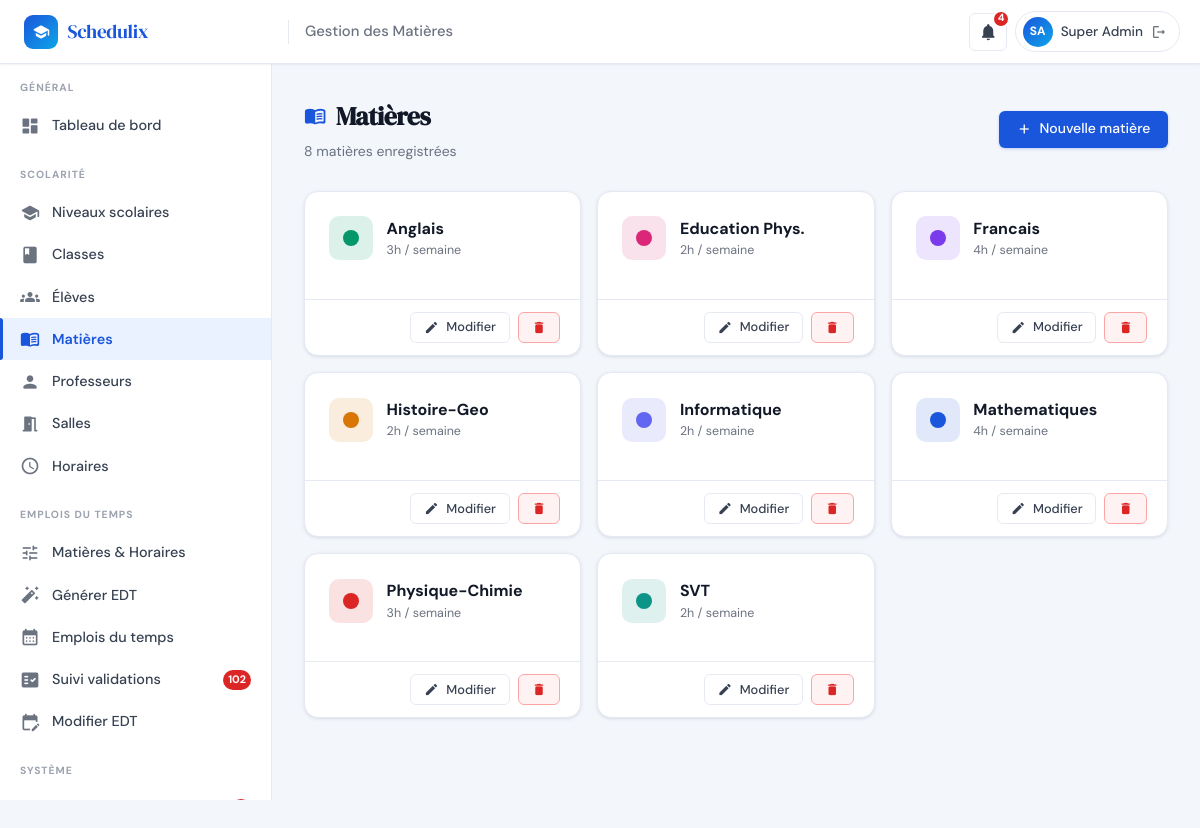
The app's page /admin/matieres.php (signed in) with its own data.
### tables this page shows
CREATE TABLE IF NOT EXISTS `utilisateurs` (
  `id`            INT(11)      NOT NULL AUTO_INCREMENT,
  `nom`           VARCHAR(100) NOT NULL,
  `prenom`        VARCHAR(100) NOT NULL,
  `email`         VARCHAR(191) NOT NULL,
  `mot_de_passe`  VARCHAR(255) NOT NULL,
  `role`          ENUM('admin','professeur','eleve') NOT NULL DEFAULT 'eleve',
  `statut`        ENUM('actif','inactif')             NOT NULL DEFAULT 'actif',
  `id_classe`     INT(11)      DEFAULT NULL,
  `date_creation` TIMESTAMP    NOT NULL DEFAULT CURRENT_TIMESTAMP,
  PRIMARY KEY (`id`),
  UNIQUE KEY `uq_email` (`email`),
  KEY `id_classe` (`id_classe`),
  CONSTRAINT `utilisateurs_ibfk_1`
    FOREIGN KEY (`id_classe`) REFERENCES `classes` (`id`) ON DELETE SET NULL
);

CREATE TABLE IF NOT EXISTS `matieres` (
  `id`                INT(11)      NOT NULL AUTO_INCREMENT,
  `nom`               VARCHAR(100) NOT NULL,
  `couleur_hex`       VARCHAR(7)   NOT NULL DEFAULT '#1A56DB',
  `nb_heures_semaine` INT(11)      NOT NULL DEFAULT 2,
  `description`       TEXT         DEFAULT NULL,
  PRIMARY KEY (`id`),
  UNIQUE KEY `uq_matiere_nom` (`nom`)
);

### includes/functions.php (called while the page is built, shortened)
<?php
require_once __DIR__ . '/db.php';
function h(string $str): string {
    return htmlspecialchars($str, ENT_QUOTES, 'UTF-8');
}
function countNotificationsNonLues(int $userId): int {
    $stmt = getDB()->prepare('SELECT COUNT(*) FROM notifications WHERE id_utilisateur=? AND est_lu=0');
    $stmt->execute([$userId]);
    return (int)$stmt->fetchColumn();
}
function getMatieres(): array {
    return getDB()->query('SELECT * FROM matieres ORDER BY nom')->fetchAll();
}

### includes/auth.php (called while the page is built, shortened)
<?php
function isLoggedIn(): bool {
    return !empty($_SESSION['user_id']);
}
function getCurrentUser(): ?array {
    static $user = null;
    if ($user === null) {
        $stmt = getDB()->prepare('SELECT * FROM utilisateurs WHERE id=? AND statut="actif" LIMIT 1');
        $stmt->execute([$_SESSION['user_id']]);
        $user = $stmt->fetch() ?: null;
    }
    return $user;
}
function getUserInitials(array $user): string {
    return strtoupper(substr($user['prenom'], 0, 1) . substr($user['nom'], 0, 1));
}

### includes/db.php (called while the page is built, shortened)
<?php
function getDB(): PDO {
    static $pdo = null;
    if ($pdo === null) {
        $dsn = 'mysql:host=' . DB_HOST . ';dbname=' . DB_NAME . ';charset=' . DB_CHARSET;
        $options = [
            PDO::ATTR_ERRMODE            => PDO::ERRMODE_EXCEPTION,
            PDO::ATTR_DEFAULT_FETCH_MODE => PDO::FETCH_ASSOC,
            PDO::ATTR_EMULATE_PREPARES   => false,
        ];
        try {
            $pdo = new PDO($dsn, DB_USER, DB_PASS, $options);
        } catch (PDOException $e) {
            http_response_code(500);
            $msg = (getenv('APP_ENV') === 'production')
                ? 'Service temporairement indisponible.'
                : 'Connexion BDD impossible : ' . $e->getMessage();
            die(json_encode(['error' => $msg]));
        }
    }
    return $pdo;
}

### admin/matieres.php (the view, shortened to what this page needs)
<?php
require_once __DIR__ . '/../includes/db.php';
require_once __DIR__ . '/../includes/auth.php';
require_once __DIR__ . '/../includes/functions.php';
$currentUser = getCurrentUser();
$matieres = getMatieres();
$pageTitle = 'Gestion des Matières'; $activeMenu = 'matieres';
include __DIR__ . '/../includes/header.php';
include __DIR__ . '/../includes/sidebar_admin.php';
?>
<div class="main-content">
  <div class="page-header">
    <div class="page-header-left">
      <h1 class="page-title"><span class="material-icons-round">menu_book</span> Matières</h1>
      <p class="page-subtitle"><?= count($matieres) ?> matière<?= count($matieres)>1?'s':'' ?> enregistrée<?= count($matieres)>1?'s':'' ?></p>
    </div>
    <button class="btn btn-primary" onclick="openModal('modalAdd')">
      <span class="material-icons-round">add</span> Nouvelle matière
    </button>
  </div>
  <div style="display:grid;grid-template-columns:repeat(auto-fill,minmax(240px,1fr));gap:1rem">
    <?php foreach ($matieres as $m): ?>
    <div class="card" style="display:flex;flex-direction:column">
      <div class="card-body" style="flex:1">
        <div style="display:flex;align-items:center;gap:.85rem;margin-bottom:.85rem">
          <div style="width:44px;height:44px;border-radius:var(--radius);background:<?= h($m['couleur_hex']) ?>22;display:flex;align-items:center;justify-content:center;flex-shrink:0">
            <span class="color-dot" style="width:16px;height:16px;background:<?= h($m['couleur_hex']) ?>"></span>
          </div>
          <div>
            <div style="font-weight:700;font-size:1rem;color:var(--text)"><?= h($m['nom']) ?></div>
            <div style="font-size:.78rem;color:var(--text-muted)"><?= $m['nb_heures_semaine'] ?>h / semaine</div>
          </div>
        </div>
      </div>
      <div style="padding:.75rem 1.25rem;border-top:1px solid var(--border);display:flex;gap:.5rem;justify-content:flex-end">
        <button class="btn btn-sm btn-outline" onclick='editMat(<?= json_encode($m,JSON_HEX_APOS|JSON_HEX_QUOT) ?>)'>
          <span class="material-icons-round">edit</span> Modifier
        </button>
        <button class="btn btn-sm btn-danger" onclick="confirmDel(<?= $m['id'] ?>,'<?= h(addslashes($m['nom'])) ?>')">
          <span class="material-icons-round">delete</span>
        </button>
      </div>
    </div>
    <?php endforeach; ?>
  </div>
</div>
</body></html>

### includes/header.php (shortened to what this page needs)
<?php
require_once __DIR__ . '/functions.php';
require_once __DIR__ . '/auth.php';
$currentUser = getCurrentUser();
$notifCount  = $currentUser ? countNotificationsNonLues($currentUser['id']) : 0;
$pageTitle   = $pageTitle  ?? APP_NAME;
$initials    = $currentUser ? getUserInitials($currentUser) : '?';
$userName    = $currentUser ? ($currentUser['prenom'] . ' ' . $currentUser['nom']) : '';
$notifUrl = match($currentUser['role'] ?? '') {
    'admin'      => APP_URL . '/admin/notifications.php',
    'professeur' => APP_URL . '/professeur/notifications.php',
    default      => '#',
};
?>
<!DOCTYPE html>
<html lang="fr">
<head>
  <link rel="stylesheet" href="<?= APP_URL ?>/assets/css/main.css">
</head>
<body>
<header class="topbar">
  <div class="topbar-brand">
    <div class="topbar-brand-icon"><span class="material-icons-round">school</span></div>
  Schedulix
  </div>
  <span class="topbar-page-title"><?= h($pageTitle) ?></span>
  <div class="topbar-actions">
    <a href="<?= $notifUrl ?>" class="topbar-icon-btn" title="Notifications">
      <span class="material-icons-round">notifications</span>
      <?php if ($notifCount > 0): ?>
        <span class="notif-badge-count"><?= $notifCount > 9 ? '9+' : $notifCount ?></span>
      <?php endif; ?>
    </a>
    <div class="user-chip" onclick="window.location='<?= APP_URL ?>/logout.php'">
      <div class="user-avatar"><?= h($initials) ?></div>
      <span class="user-name"><?= h($userName) ?></span>
      <span class="material-icons-round" style="font-size:16px;color:var(--text-muted)">logout</span>
    </div>
  </div>
</header>

### records on screen
utilisateurs: initials "SA", userName "Super Admin"
matieres: nom "Anglais", nb_heures_semaine "3"
matieres: nom "Education Phys.", nb_heures_semaine "2"
matieres: nom "Francais", nb_heures_semaine "4"
matieres: nom "Histoire-Geo", nb_heures_semaine "2"
matieres: nom "Informatique", nb_heures_semaine "2"
matieres: nom "Mathematiques", nb_heures_semaine "4"
matieres: nom "Physique-Chimie", nb_heures_semaine "3"
matieres: nom "SVT", nb_heures_semaine "2"

### other values on screen
$pageTitle "Gestion des Matières"
$notifCount "4"
$sectionLabel "GÉNÉRAL"
$label "Tableau de bord"
$sectionLabel "SCOLARITÉ"
$label "Niveaux scolaires"
$label "Classes"
$label "Élèves"
$label "Matières"
$label "Professeurs"
$label "Salles"
$label "Horaires"
$sectionLabel "EMPLOIS DU TEMPS"
$label "Matières & Horaires"
$label "Générer EDT"
